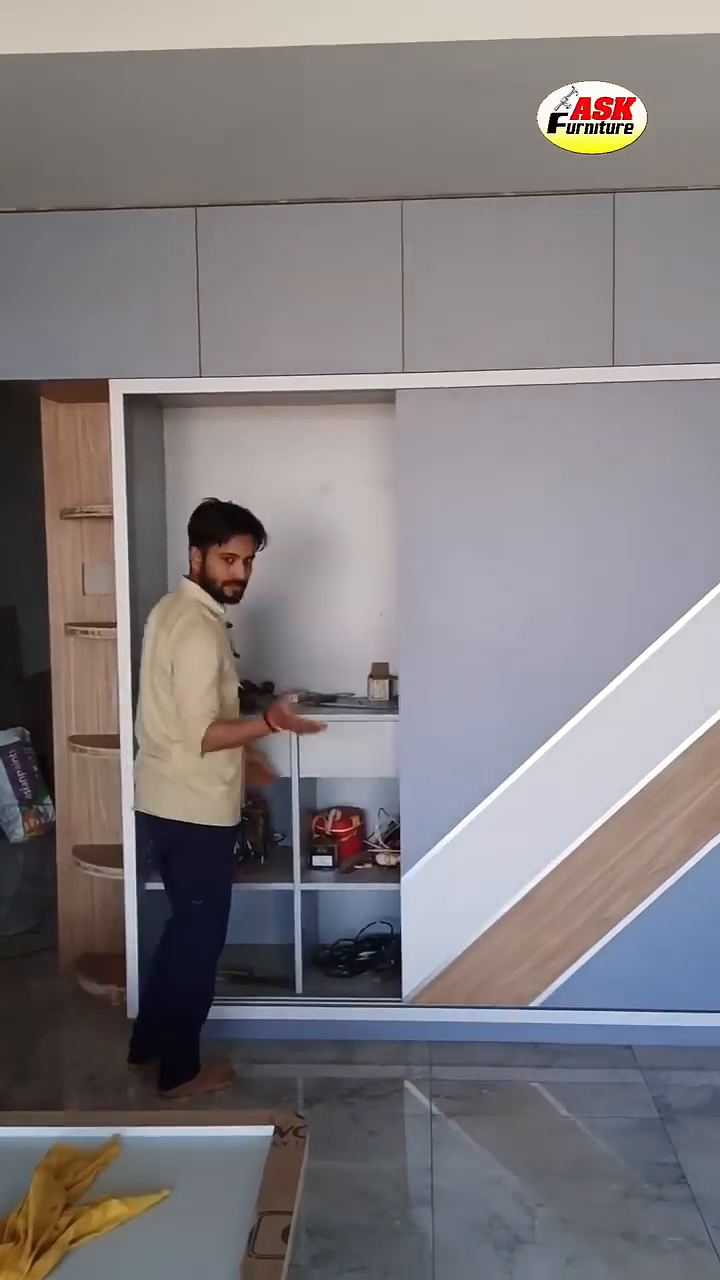
#> input picture frame 45 of Mp4TESTING/opening-cabinet.mp4, 720 x 1280 px, given in place of stream1, which was not available
$ python setup_camera.py
#> lines starting #> are read from the running program, lines starting #| are printed output that depends on the picture
### face_recognition/Facenet/camera_config.py
"""
Camera Configuration for FaceNet Recognition System
Supports webcam, video files, and RTSP IP cameras (Tapo C200)
"""

# ==================== CAMERA SOURCE SETTINGS ====================

# Camera Mode: "webcam", "video", or "rtsp"
CAMERA_MODE = "rtsp"  # Change to "rtsp" for Tapo camera

# Webcam Settings
WEBCAM_ID = 0  # Usually 0 for default webcam

# Video File Settings
VIDEO_FILE_PATH = r"C:\Users\Alexa\OneDrive\Documents\Thesis\Reactive-CCTV-System-Using-Authorization-Level-Analysis\Mp4TESTING\ThesisMP4TEST3.mp4"

# RTSP Camera Settings (Tapo C200)
RTSP_CAMERAS = {
    "tapo_c200_main": {
        "ip": "192.168.1.234",
        "port": "554",
        "username": "CakeyFudo",
        "password": "xkobex62",
        "stream": "stream1",  # stream1 = 1080p, stream2 = 640x480
        "enabled": True
    },
    # Add more cameras here if needed
    # "tapo_c200_backup": {
    #     "ip": "192.168.1.245",
    #     "port": "554",
    #     "username": "reactivecctv101",
    #     "password": "reactivecctv101",
    #     "stream": "stream2",
    #     "enabled": False
    # }
}

# Select which RTSP camera to use (key from RTSP_CAMERAS)
ACTIVE_RTSP_CAMERA = "tapo_c200_main"

# ==================== RTSP CONNECTION SETTINGS ====================

# RTSP protocol: "rtsp" or "rtspt" (TCP mode for more stability)
RTSP_PROTOCOL = "rtsp"

# RTSP connection timeout (seconds)
RTSP_TIMEOUT = 10

# RTSP reconnection settings
RTSP_AUTO_RECONNECT = True
RTSP_MAX_RECONNECT_ATTEMPTS = 5
RTSP_RECONNECT_DELAY = 3  # seconds between reconnection attempts

# Buffer size (1 = minimal latency, higher = more stable but delayed)
RTSP_BUFFER_SIZE = 1

# ==================== VIDEO PROCESSING SETTINGS ====================

# Frame skip for processing (process every Nth frame)
FRAME_SKIP = 2

# Resize width for processing (None = use original)
PROCESS_WIDTH = 720  # Reduce for better performance

# Display settings
DISPLAY_WIDTH = 1280  # Maximum width for display window
SHOW_FPS = True
SHOW_STREAM_INFO = True

# ==================== HELPER FUNCTIONS ====================

def get_rtsp_url(camera_key=None):
    """
    Generate RTSP URL from camera configuration

    Args:
        camera_key: Key from RTSP_CAMERAS dict. If None, uses ACTIVE_RTSP_CAMERA

    Returns:
        RTSP URL string or None if camera not found/disabled
    """
    if camera_key is None:
        camera_key = ACTIVE_RTSP_CAMERA

    camera = RTSP_CAMERAS.get(camera_key)

    if camera is None:
        print(f"[ERROR] Camera '{camera_key}' not found in configuration")
        return None

    if not camera.get("enabled", False):
        print(f"[WARN] Camera '{camera_key}' is disabled")
        return None

    ip = camera["ip"]
    port = camera["port"]
    username = camera["username"]
    password = camera["password"]
    stream = camera["stream"]

    # Construct RTSP URL
    url = f"{RTSP_PROTOCOL}://{username}:{password}@{ip}:{port}/{stream}"

    return url


def get_camera_source():
    """
    Get the appropriate camera source based on CAMERA_MODE

    Returns:
        Camera source (int for webcam, str for video/RTSP) or None if error
    """
    if CAMERA_MODE == "webcam":
        return WEBCAM_ID

    elif CAMERA_MODE == "video":
        return VIDEO_FILE_PATH

    elif CAMERA_MODE == "rtsp":
        return get_rtsp_url()

    else:
        print(f"[ERROR] Invalid CAMERA_MODE: {CAMERA_MODE}")
        return None


def print_camera_info():
    """Print current camera configuration"""
    print("\n" + "="*60)
    print("CAMERA CONFIGURATION")
    print("="*60)
    print(f"Mode: {CAMERA_MODE}")

    if CAMERA_MODE == "webcam":
        print(f"Webcam ID: {WEBCAM_ID}")

    elif CAMERA_MODE == "video":
        print(f"Video File: {VIDEO_FILE_PATH}")

    elif CAMERA_MODE == "rtsp":
        camera = RTSP_CAMERAS.get(ACTIVE_RTSP_CAMERA)
        if camera:
            print(f"Camera: {ACTIVE_RTSP_CAMERA}")
            print(f"IP: {camera['ip']}")
            print(f"Stream: {camera['stream']} ({'1080p' if camera['stream'] == 'stream1' else '640x480'})")
            print(f"URL: {get_rtsp_url()}")
            print(f"Auto-reconnect: {RTSP_AUTO_RECONNECT}")
        else:
            print(f"[ERROR] Active camera '{ACTIVE_RTSP_CAMERA}' not found!")

    print(f"Processing width: {PROCESS_WIDTH}px")
    print(f"Frame skip: {FRAME_SKIP}")
    print("="*60 + "\n")


# Quick configuration presets
# [18 lines left out: functions use_webcam, use_video_file, use_rtsp_camera, not called in this run]


# [9 lines that do not run on import are left out]

### face_recognition/Facenet/setup_camera.py
"""
Quick Camera Setup and Test Script
Run this to test your camera configuration before using FaceNet
"""

import cv2
import time
import sys
import os

# Add parent directory to path for camera_config import
sys.path.insert(0, os.path.dirname(__file__))

try:
    import camera_config
except ImportError:
    print("[ERROR] Cannot import camera_config.py")
    print("[HELP] Make sure camera_config.py is in the same directory")
    sys.exit(1)


def test_camera():
    """Test the configured camera source"""

    camera_config.print_camera_info()

    source = camera_config.get_camera_source()
    if source is None:
        print("[ERROR] Failed to get camera source")
        return False

    print(f"[INFO] Testing camera: {source}")
    print("[INFO] Opening camera...")

    cap = cv2.VideoCapture(source)

    # RTSP specific settings
    if camera_config.CAMERA_MODE == "rtsp":
        cap.set(cv2.CAP_PROP_BUFFERSIZE, camera_config.RTSP_BUFFER_SIZE)
        cap.set(cv2.CAP_PROP_OPEN_TIMEOUT_MSEC, camera_config.RTSP_TIMEOUT * 1000)
        cap.set(cv2.CAP_PROP_READ_TIMEOUT_MSEC, camera_config.RTSP_TIMEOUT * 1000)

    if not cap.isOpened():
        print("[ERROR] Failed to open camera")
        print("\n[TROUBLESHOOTING]")
        if camera_config.CAMERA_MODE == "rtsp":
            print("1. Check if camera IP is correct")
            print("2. Verify username and password")
            print("3. Ensure camera is on same network")
            print("4. Try pinging the camera IP:")
            camera = camera_config.RTSP_CAMERAS.get(camera_config.ACTIVE_RTSP_CAMERA)
            if camera:
                print(f"   ping {camera['ip']}")
            print(f"5. Test URL in VLC: {source}")
        return False

    print("[OK] Camera opened successfully!")

    # Get camera properties
    fps = cap.get(cv2.CAP_PROP_FPS)
    width = int(cap.get(cv2.CAP_PROP_FRAME_WIDTH))
    height = int(cap.get(cv2.CAP_PROP_FRAME_HEIGHT))

    print(f"[INFO] Resolution: {width}x{height}")
    print(f"[INFO] FPS: {fps:.1f}")

    print("\n[INFO] Capturing frames... Press 'q' to quit")

    frame_count = 0
    start_time = time.time()
    last_print_time = start_time

    try:
        while True:
            ret, frame = cap.read()
#> frame is the input picture: shape (1280, 720, 3); mean B, G, R 126.6, 124, 128.8

            if not ret:
                print("[ERROR] Failed to grab frame")
                if camera_config.CAMERA_MODE == "rtsp":
                    print("[WARN] RTSP connection may be unstable")
                break

            frame_count += 1

            # Calculate FPS
            elapsed = time.time() - start_time
            current_fps = frame_count / elapsed if elapsed > 0 else 0

            # Add info to frame
            cv2.putText(frame, f"FPS: {current_fps:.1f}", (10, 30),
                       cv2.FONT_HERSHEY_SIMPLEX, 0.7, (0, 255, 0), 2)
            cv2.putText(frame, f"Frame: {frame_count}", (10, 60),
                       cv2.FONT_HERSHEY_SIMPLEX, 0.7, (0, 255, 0), 2)
            cv2.putText(frame, f"Mode: {camera_config.CAMERA_MODE.upper()}", (10, 90),
                       cv2.FONT_HERSHEY_SIMPLEX, 0.7, (0, 255, 0), 2)
            cv2.putText(frame, f"Resolution: {width}x{height}", (10, 120),
                       cv2.FONT_HERSHEY_SIMPLEX, 0.7, (0, 255, 0), 2)
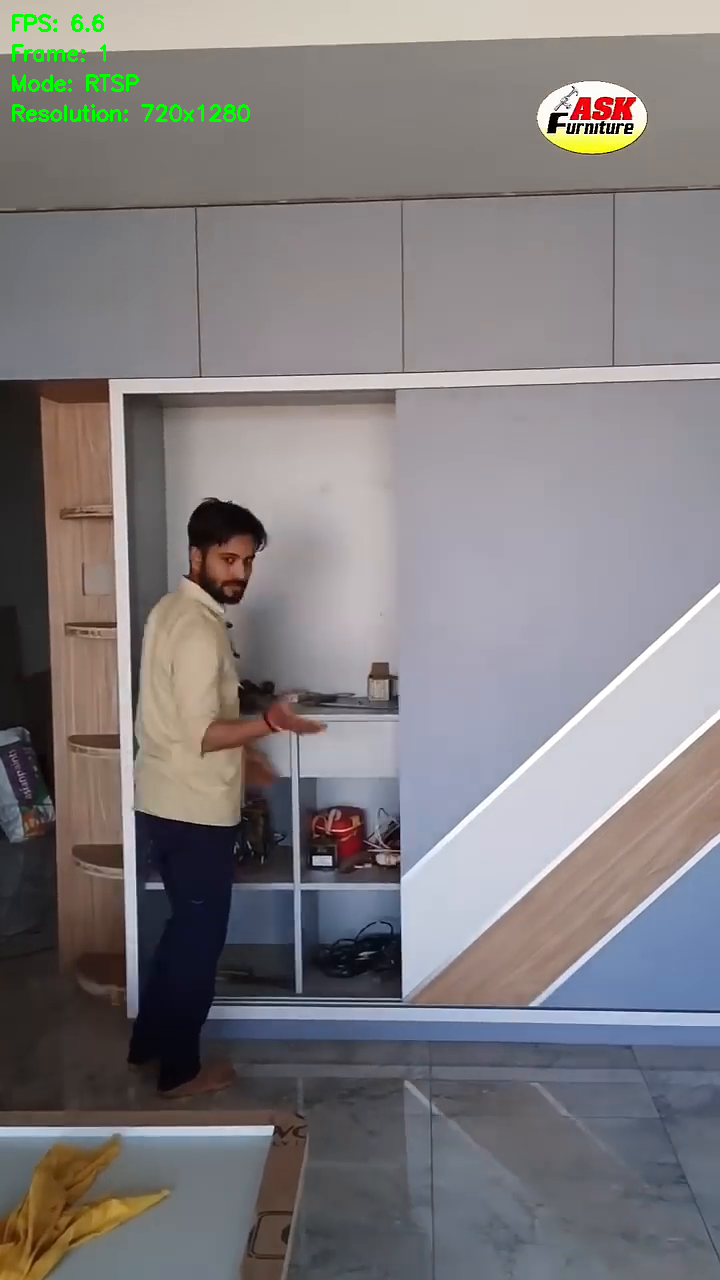
#> frame: shape (1280, 720, 3); mean B, G, R 126.1, 124.5, 128.2

            # Resize for display if needed
            if camera_config.DISPLAY_WIDTH and width > camera_config.DISPLAY_WIDTH:
                scale = camera_config.DISPLAY_WIDTH / width
                new_width = camera_config.DISPLAY_WIDTH
                new_height = int(height * scale)
                frame = cv2.resize(frame, (new_width, new_height))

            cv2.imshow("Camera Test - Press 'q' to quit", frame)

            # Print stats every 2 seconds
            if time.time() - last_print_time >= 2.0:
                print(f"[INFO] Frames: {frame_count}, FPS: {current_fps:.1f}")
                last_print_time = time.time()

            if cv2.waitKey(1) & 0xFF == ord('q'):
#> (key q is pressed here)
                print("\n[INFO] User quit")
                break

    except KeyboardInterrupt:
        print("\n[INFO] Interrupted by user")
    except Exception as e:
        print(f"\n[ERROR] Exception during capture: {e}")
    finally:
        cap.release()
        cv2.destroyAllWindows()

    print(f"\n[DONE] Captured {frame_count} frames")
    print(f"[DONE] Average FPS: {current_fps:.1f}")

    return True


if __name__ == "__main__":
    print("="*60)
    print("CAMERA SETUP AND TEST")
    print("="*60)

    success = test_camera()

    if success:
        print("\n[SUCCESS] Camera is working!")
        print("[NEXT] You can now run facenet_main.py or facenet_capture.py")
    else:
        print("\n[FAILED] Camera test failed")
        print("[HELP] Check camera_config.py settings and try again")

$ run again, starting later in the video
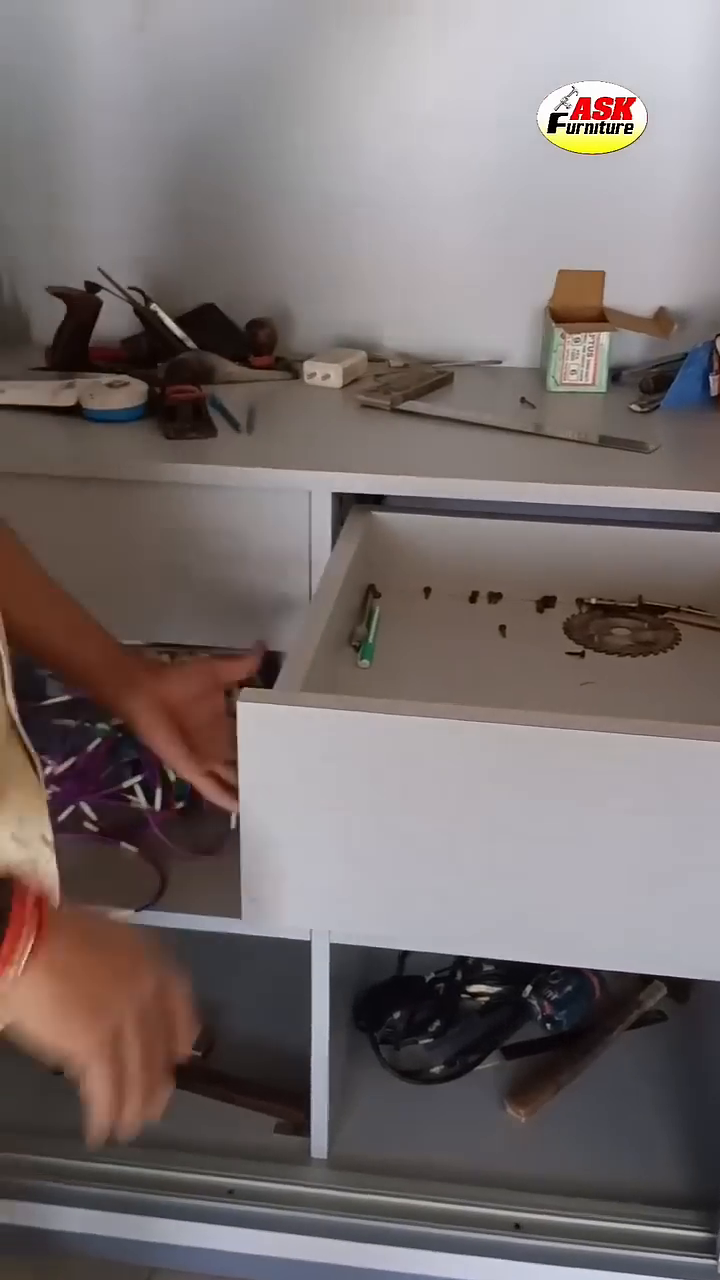
#> input picture frame 203 of Mp4TESTING/opening-cabinet.mp4, 720 x 1280 px, given in place of stream1, which was not available
#> in test_camera, frame is the input picture: shape (1280, 720, 3); mean B, G, R 110.9, 111.5, 120.9
#> in test_camera, `cv2.putText(frame, f"Resolution: {width}x{height}", (10, 120), cv2.FON..`:
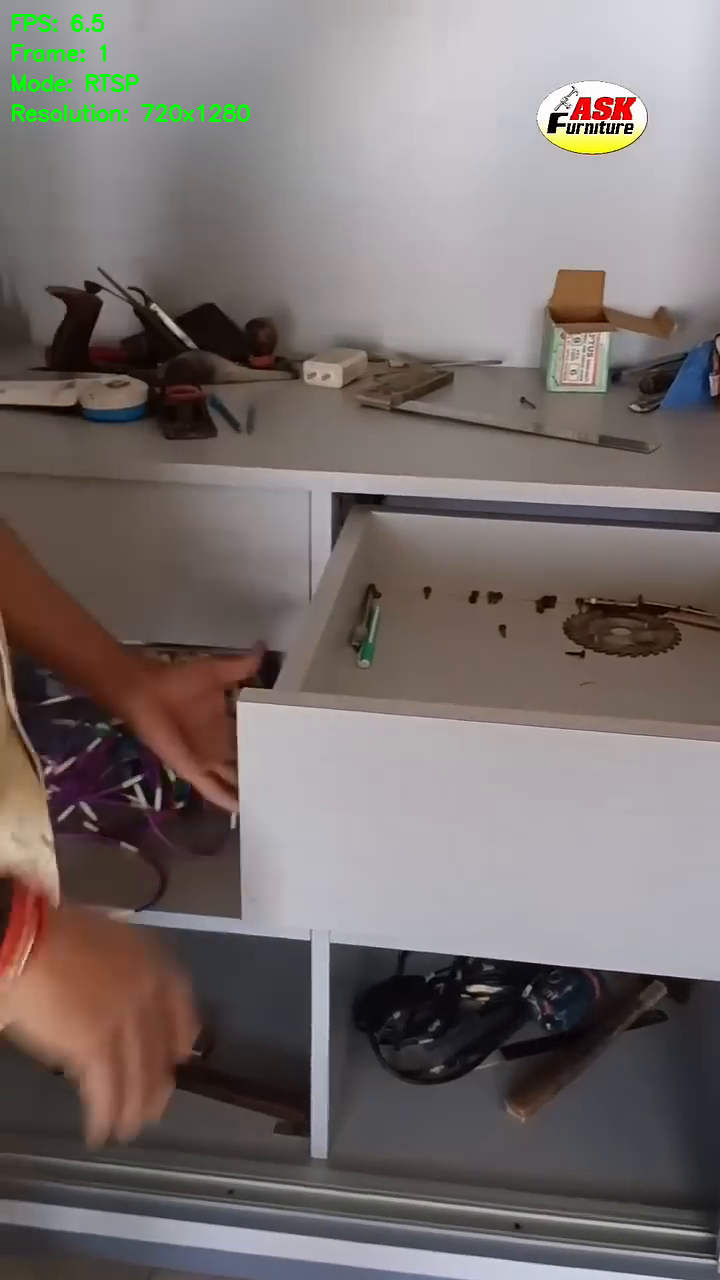
#> frame: shape (1280, 720, 3); mean B, G, R 110.2, 112, 120.3

$ run again, starting later in the video
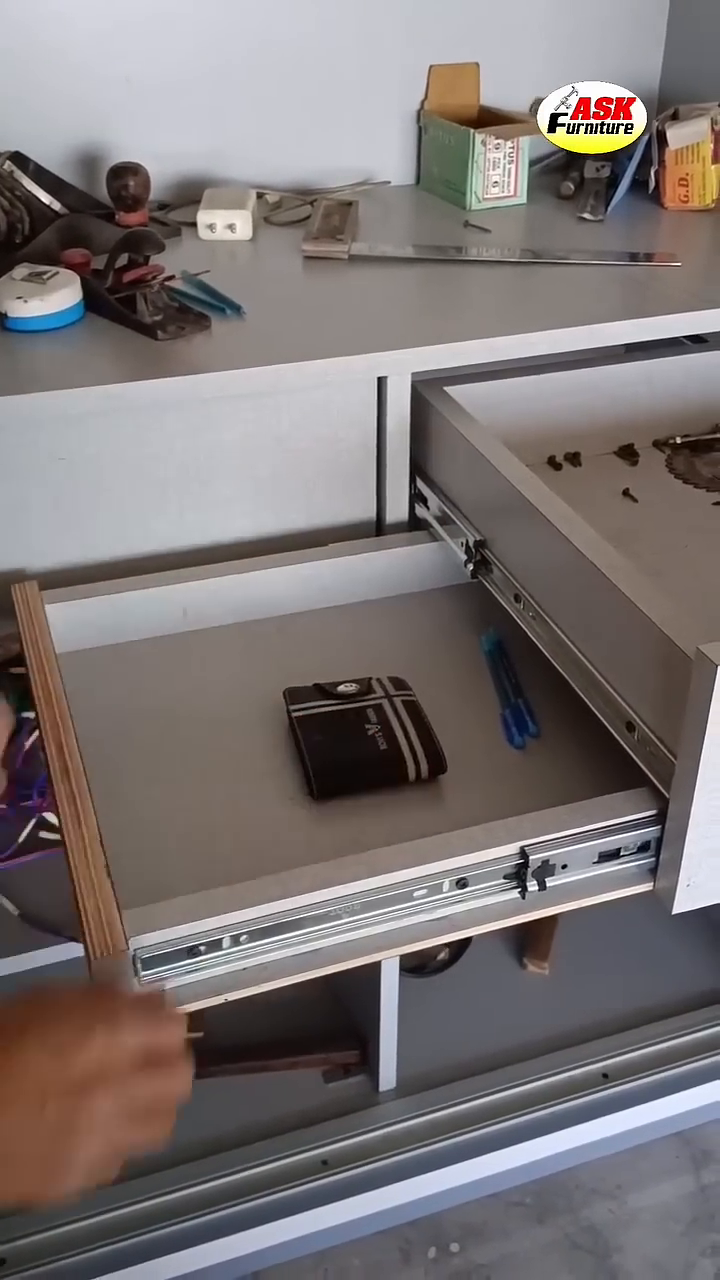
#> input picture frame 362 of Mp4TESTING/opening-cabinet.mp4, 720 x 1280 px, given in place of stream1, which was not available
#> in test_camera, frame is the input picture: shape (1280, 720, 3); mean B, G, R 116.9, 117.1, 124.2
#> in test_camera, `cv2.putText(frame, f"Resolution: {width}x{height}", (10, 120), cv2.FON..`:
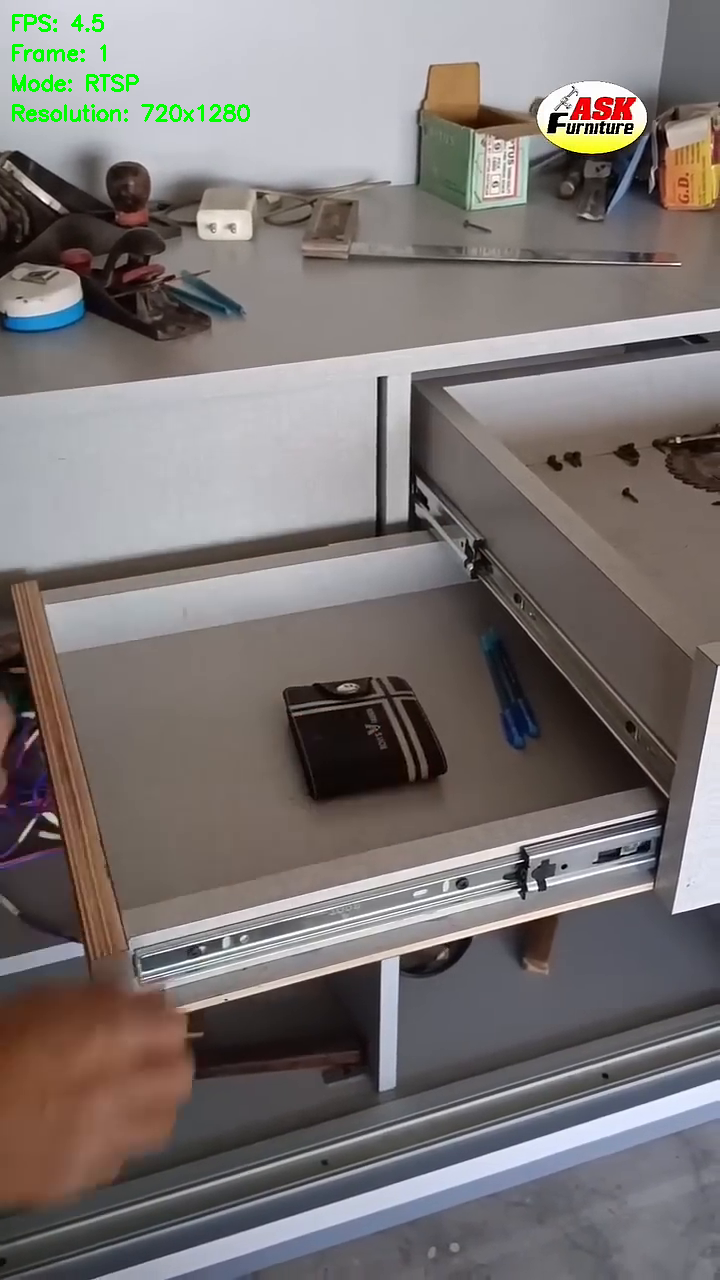
#> frame: shape (1280, 720, 3); mean B, G, R 116, 117.3, 123.4
